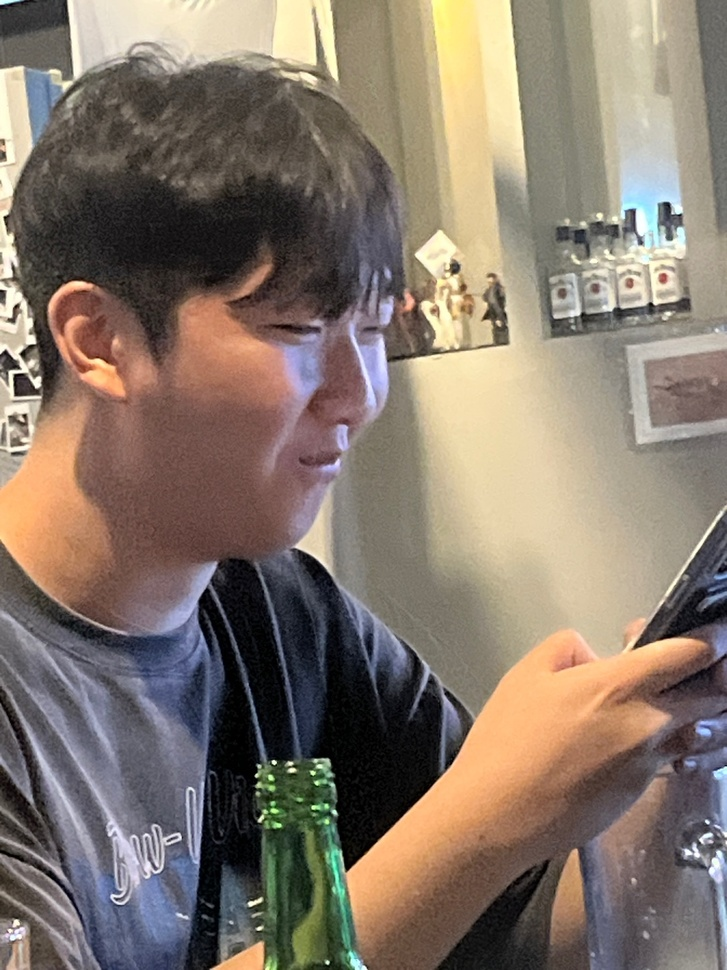
#> input picture anhyeon.jpg, 727 x 970 px, shrunk from 1080 x 1440 before the run
$ python sift.py
#> lines starting #> are read from the running program, lines starting #| are printed output that depends on the picture
import cv2 as cv

img = cv.imread('anhyeon.jpg')
#> img is the input picture: shape (970, 727, 3); mean B, G, R 107.4, 119.7, 133.1

# 그레이 스케일 이미지로 변환하여 gray에 저장
gray = cv.cvtColor(img, cv.COLOR_BGR2GRAY)
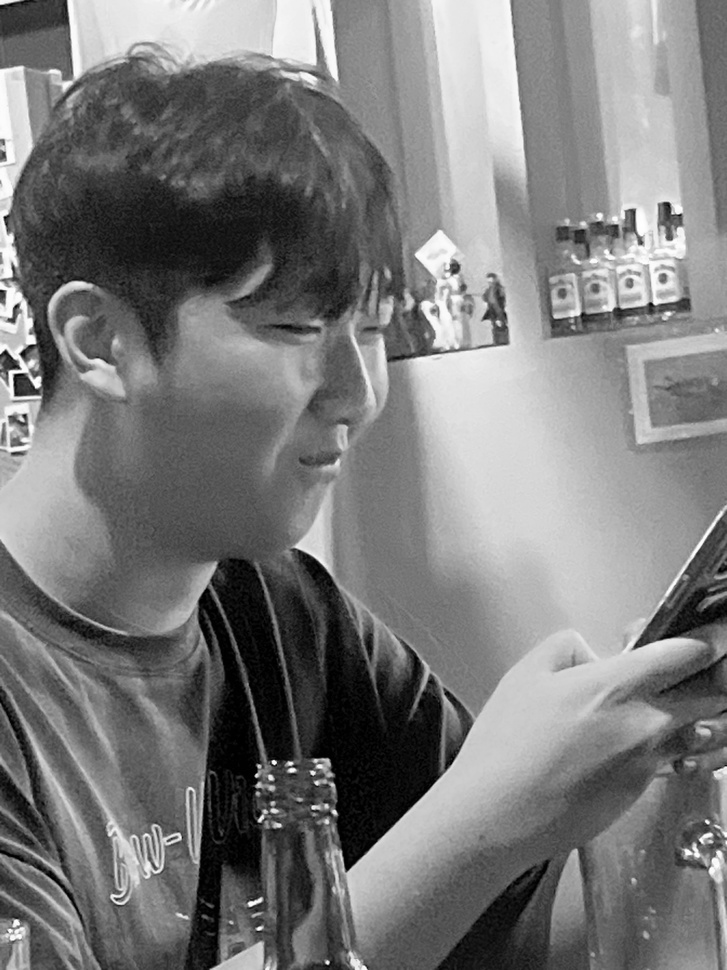
#> gray: shape (970, 727); min 0, max 255, mean 122.3

# SIFT(Scale Invariant Feature Transform) 객체를 생성
sift = cv.SIFT_create()

# 키포인트와 디스크립터를 계산하여 kp, des에 저장
# 키 포인트 = 이미지 특징점의 좌표
# 디스크립터 = 특징점에 대한 벡터
kp, des = sift.detectAndCompute(gray, None)
#> kp = 2927 keypoints; strongest (x, y, size): (274, 762, 3.2), (327, 962, 2.8), (37, 382, 6.7), (334, 812, 3.6)

# 아래처럼 각각 추출 가능
# kp = sift.detect(gray, None)
# des = sift.compute(gray, kp)

# gray 이미지 위에 특징점 표시
gray = cv.drawKeypoints(gray, kp, None, flags= cv.DRAW_MATCHES_FLAGS_DRAW_RICH_KEYPOINTS)
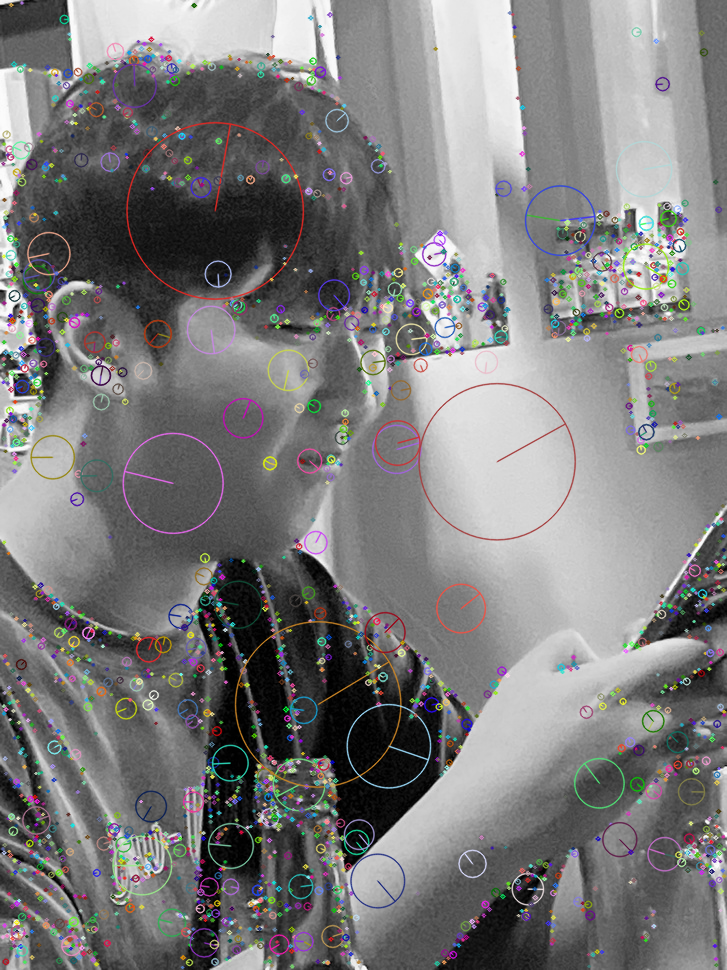
#> gray: shape (970, 727, 3); mean of channels 0, 1, 2 123.5, 123.4, 124; drawn as B, G, R
cv.imshow('sift', gray)

k = cv.waitKey()
#> (key Esc is pressed here)
cv.destroyAllWindows()

$ run again, with Gang1.jpg copied over anhyeon.jpg
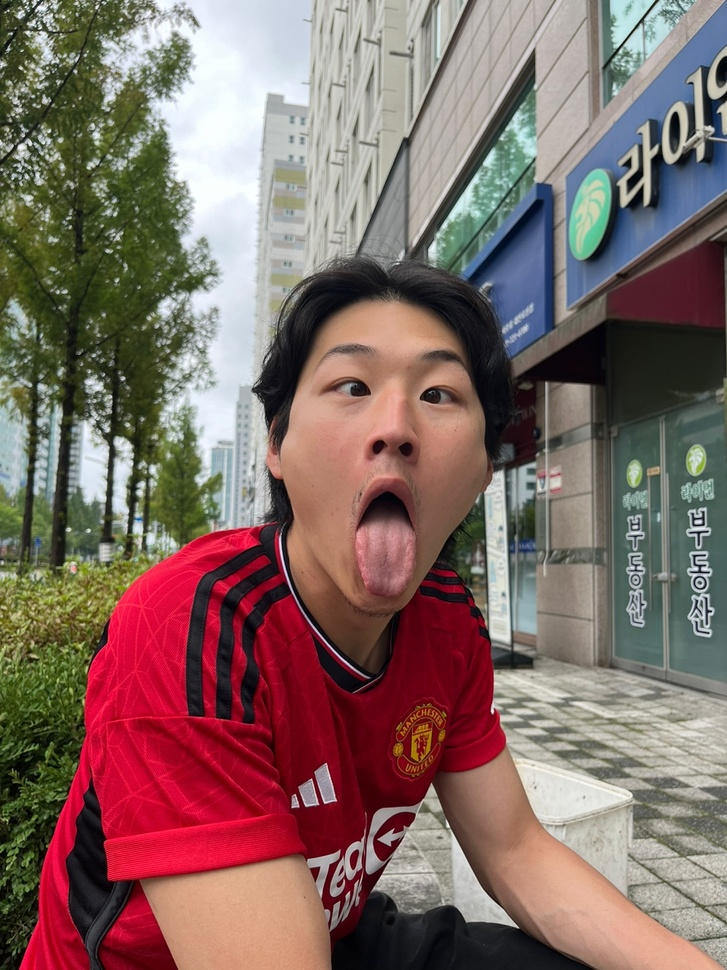
#> input picture Gang1.jpg, 727 x 970 px, shrunk from 1080 x 1440 before the run
#> img is the input picture: shape (970, 727, 3); mean B, G, R 100.7, 105.7, 130.3
#> `gray = cv.cvtColor(img, cv.COLOR_BGR2GRAY)`:
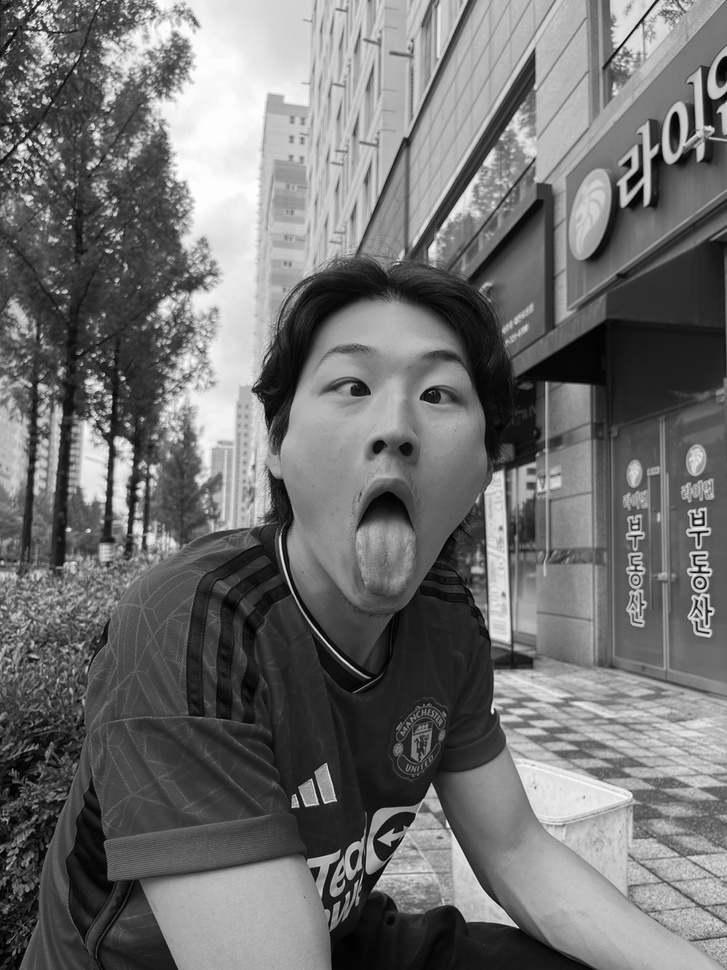
#> gray: shape (970, 727); min 0, max 254, mean 112.5
#> kp = 5706 keypoints; strongest (x, y, size): (492, 711, 2.4), (21, 68, 2.6), (11, 33, 1.9), (123, 378, 3)
#> `gray = cv.drawKeypoints(gray, kp, None, flags= cv.DRAW_MATCHES_FLAGS_D..`:
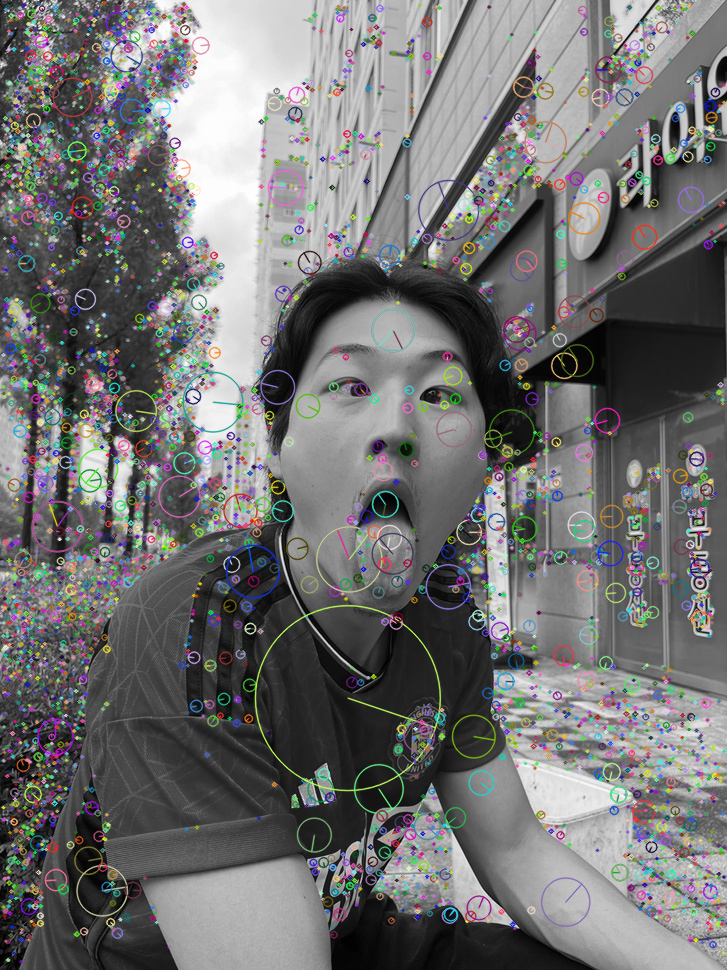
#> gray: shape (970, 727, 3); mean of channels 0, 1, 2 113.4, 113.5, 113.6; drawn as B, G, R

$ run again, with Gang2.jpg copied over anhyeon.jpg
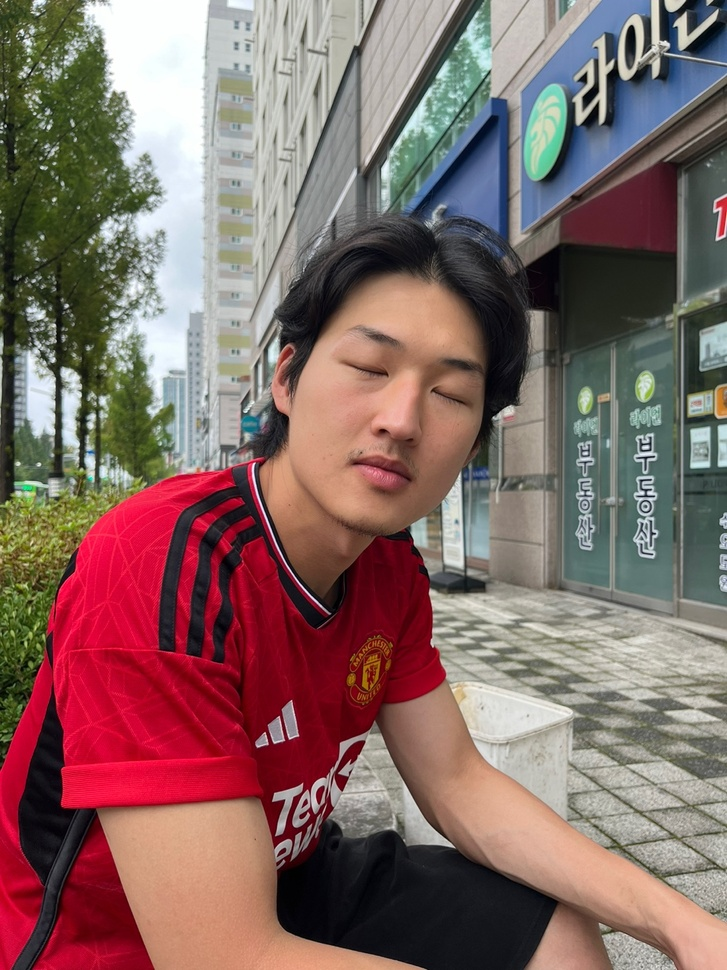
#> input picture Gang2.jpg, 727 x 970 px, shrunk from 1080 x 1440 before the run
#> img is the input picture: shape (970, 727, 3); mean B, G, R 101, 104.8, 132.1
#> `gray = cv.cvtColor(img, cv.COLOR_BGR2GRAY)`:
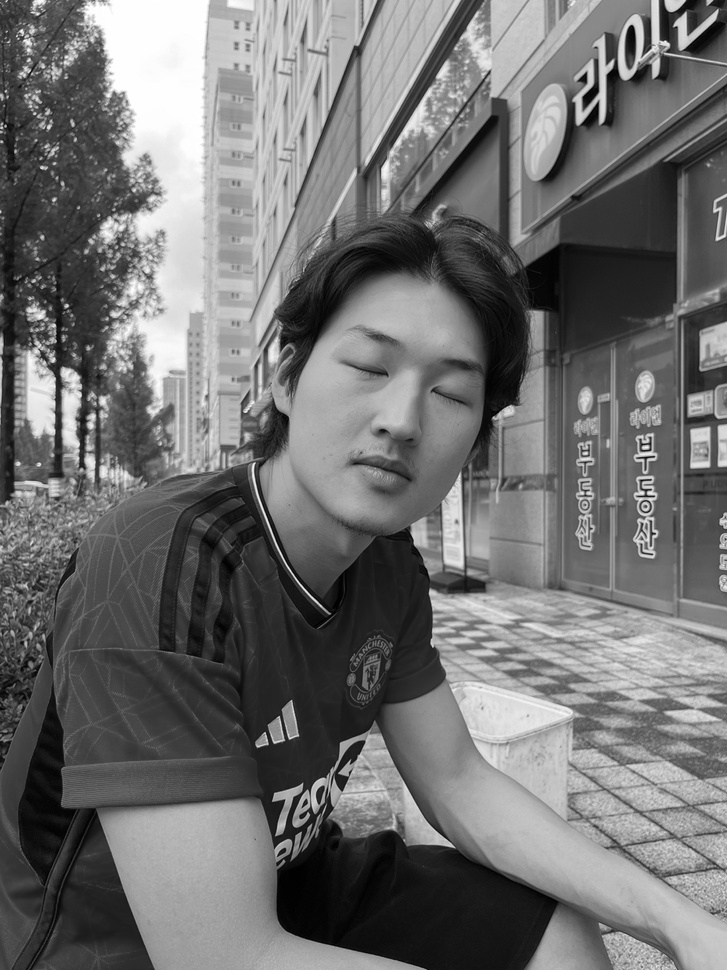
#> gray: shape (970, 727); min 0, max 255, mean 112.5
#> kp = 4642 keypoints; strongest (x, y, size): (631, 31, 6.1), (66, 306, 2.9), (584, 79, 5.4), (321, 606, 1.9)
#> `gray = cv.drawKeypoints(gray, kp, None, flags= cv.DRAW_MATCHES_FLAGS_D..`:
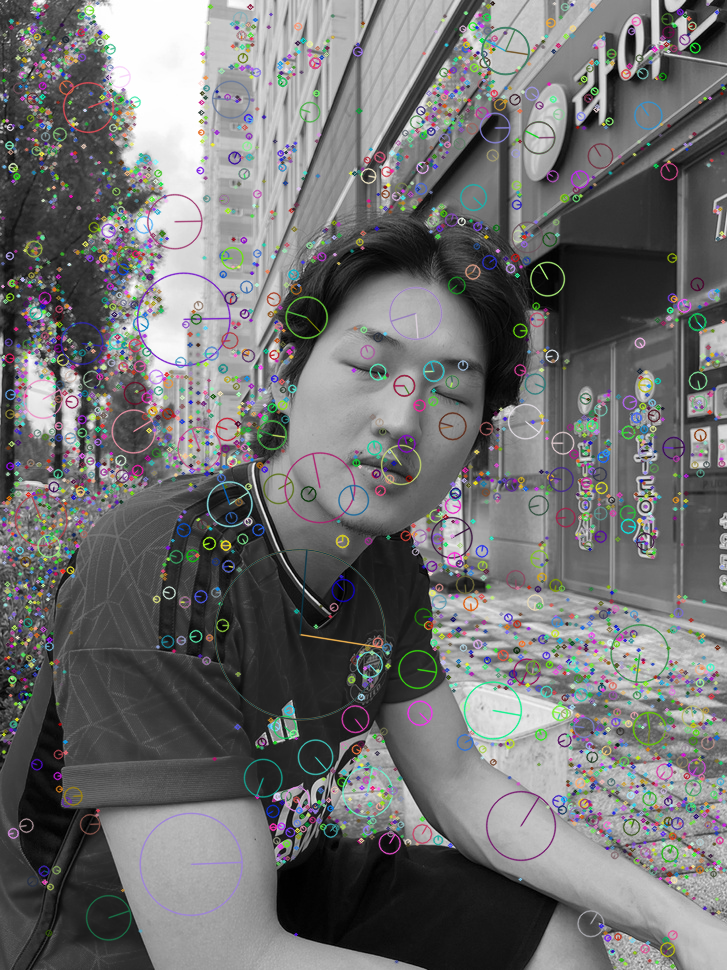
#> gray: shape (970, 727, 3); mean of channels 0, 1, 2 112.6, 112.5, 112.4; drawn as B, G, R
